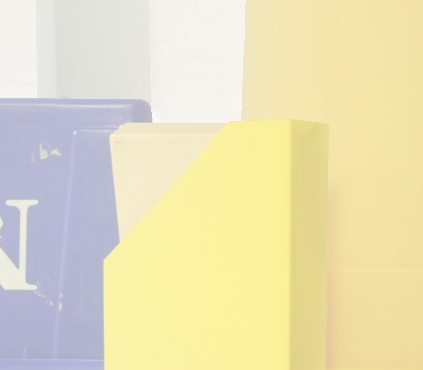
#> input picture DUMP/plastic1.png, 423 x 370 px, found by its file name
$ python display.py
#> lines starting #> are read from the running program, lines starting #| are printed output that depends on the picture; after the words box and inside, x2 and y2 are one past the last pixel; in counts of white or black regions, pixels touching at a corner belong together
import numpy as np
import cv2 as cv
"""
li = cv.imread('lampshade0.jpg')
ri = cv.imread('lampshade1.jpg')
cv.imshow('Left', li)
cv.imshow('Right', ri)
cv.waitKey(0)
"""
img = cv.imread('plastic1.png')
#> img is the input picture: shape (370, 423, 3); mean B, G, R 185.3, 224, 231.6
img = cv.Canny(img, 0, 50)
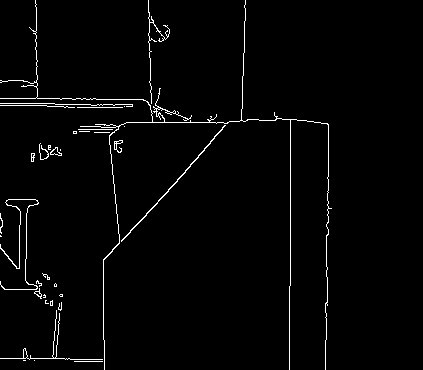
#> img: shape (370, 423); 2.1% white in thin lines or dots, all inside (x1, y1, x2, y2) = (0, 0, 332, 370)
kernel = np.ones((3,3),np.uint8)
img = cv.dilate(img,kernel,iterations = 1)
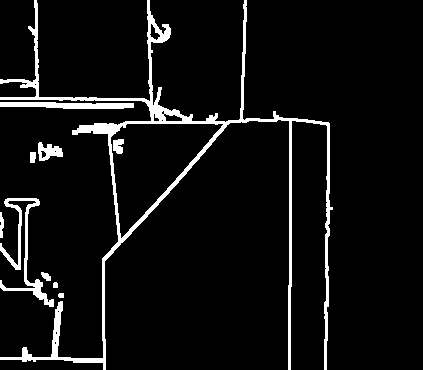
#> img: shape (370, 423); 6.4% white; 10 white regions, largest, box (x1, y1, x2, y2) and area: (0, 0, 333, 370) 7432, (0, 198, 54, 307) 1146, (0, 102, 134, 109) 737
cv.imshow('Frame', img)
cv.imwrite('plasticE.png', img)
cv.waitKey(0)

$ run again, with DUMP/2Frame.png copied over DUMP/plastic1.png
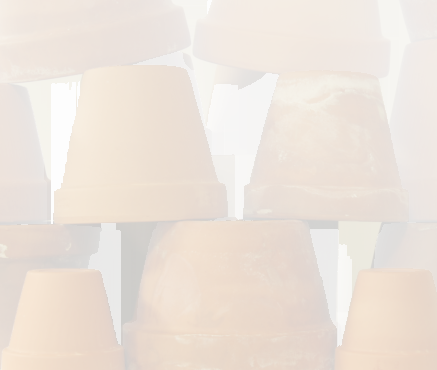
#> input picture DUMP/2Frame.png, 437 x 370 px, found by its file name
#> img is the input picture: shape (370, 437, 3); mean B, G, R 219.1, 227.6, 237.1
#> `img = cv.Canny(img, 0, 50)`:
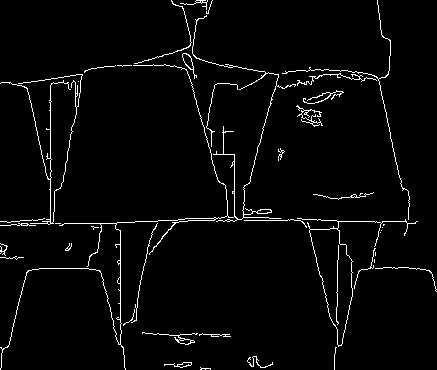
#> img: shape (370, 437); 3% white in thin lines or dots
#> `img = cv.dilate(img,kernel,iterations = 1)`:
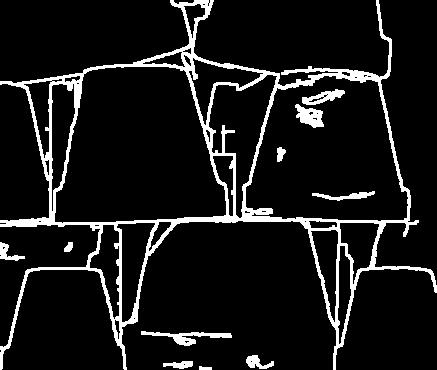
#> img: shape (370, 437); 9.6% white; 11 white regions, largest, box (x1, y1, x2, y2) and area: (0, 0, 437, 370) 13274, (141, 331, 232, 346) 490, (295, 104, 324, 128) 408
